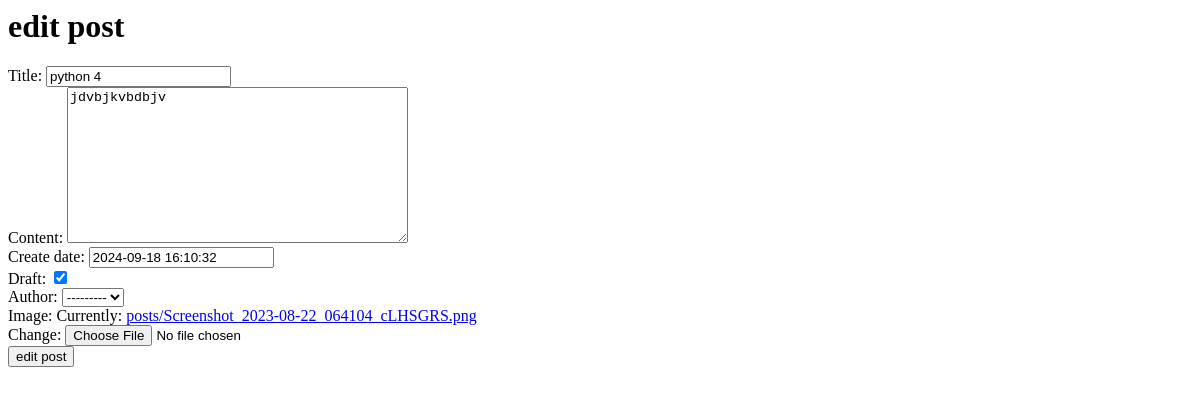
Before: /blog/5/edit with the older database file.
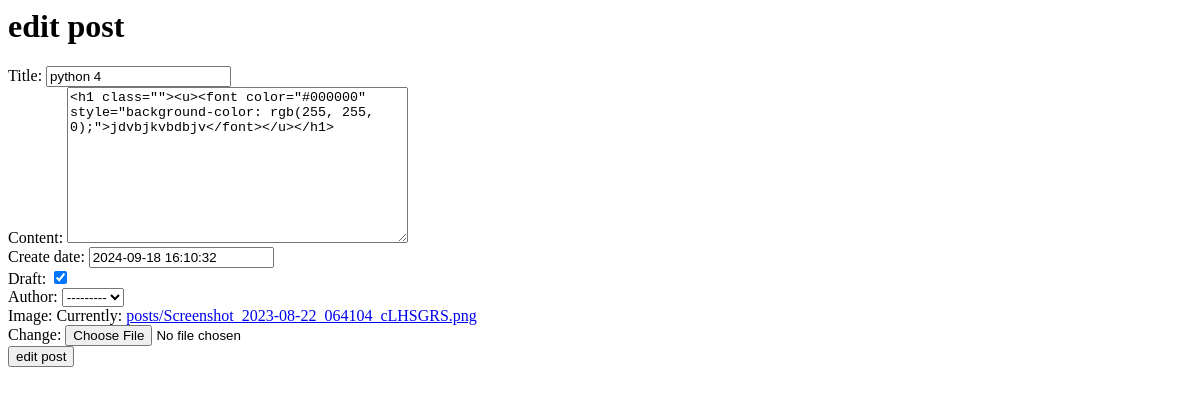
After: the same page with the newer database file.
### blog/models.py (models this page shows, shortened)
class Post(models.Model):
    title = models.CharField(max_length=100)
    content=models.TextField(max_length=30000)
    create_date=models.DateTimeField(default=timezone.now)
    draft=models.BooleanField(default=True)
    tags = TaggableManager()
    author=models.ForeignKey(User,on_delete=models.SET_NULL,null=True,blank=True,related_name='post_user')
    image=models.ImageField(upload_to='posts')

### blog/views.py (the view)
# urls.py: path('blog/<int:pk>/edit',PostUpdate.as_view()),
class PostUpdate(UpdateView):
    model = Post
    fields = ['title','content','create_date','draft','tags','author','image']
    success_url= '/blog'
    template_name = 'blog/edit_post.html'

### blog/templates/blog/edit_post.html (shortened to what this page needs)
<h1>edit post </h1>
<form method="post" enctype="multipart/form-data">
    {{form}}
    <input type="submit" value="edit post">
</form>

Changed rows visible on the page:
changed Post "python 4": content "jdvbjkvbdbjv" → "<h1 class=\"\"><u><font color=\"#000000\" style=\"background-color: rgb(255, 255, 0);\">jdvbjkvbdbjv</font></u></h1>"
